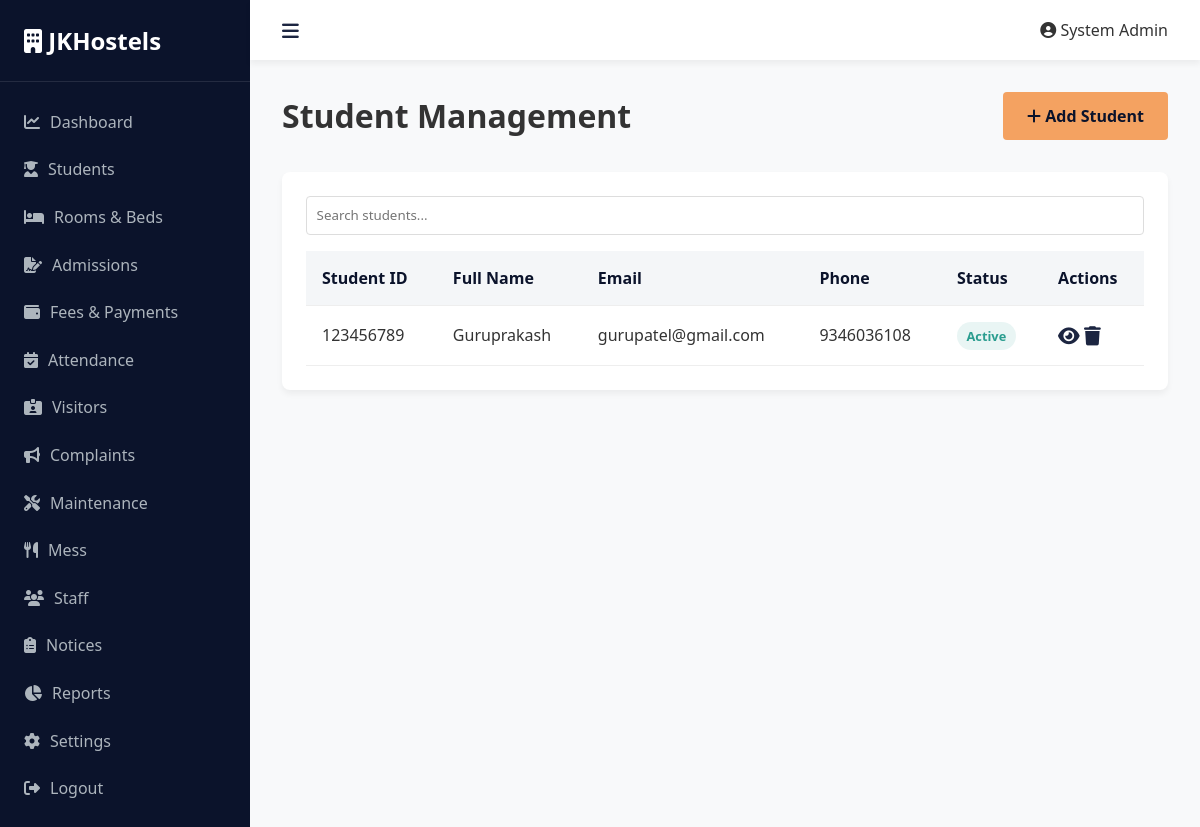
Page /students (signed in) on the earlier database version.
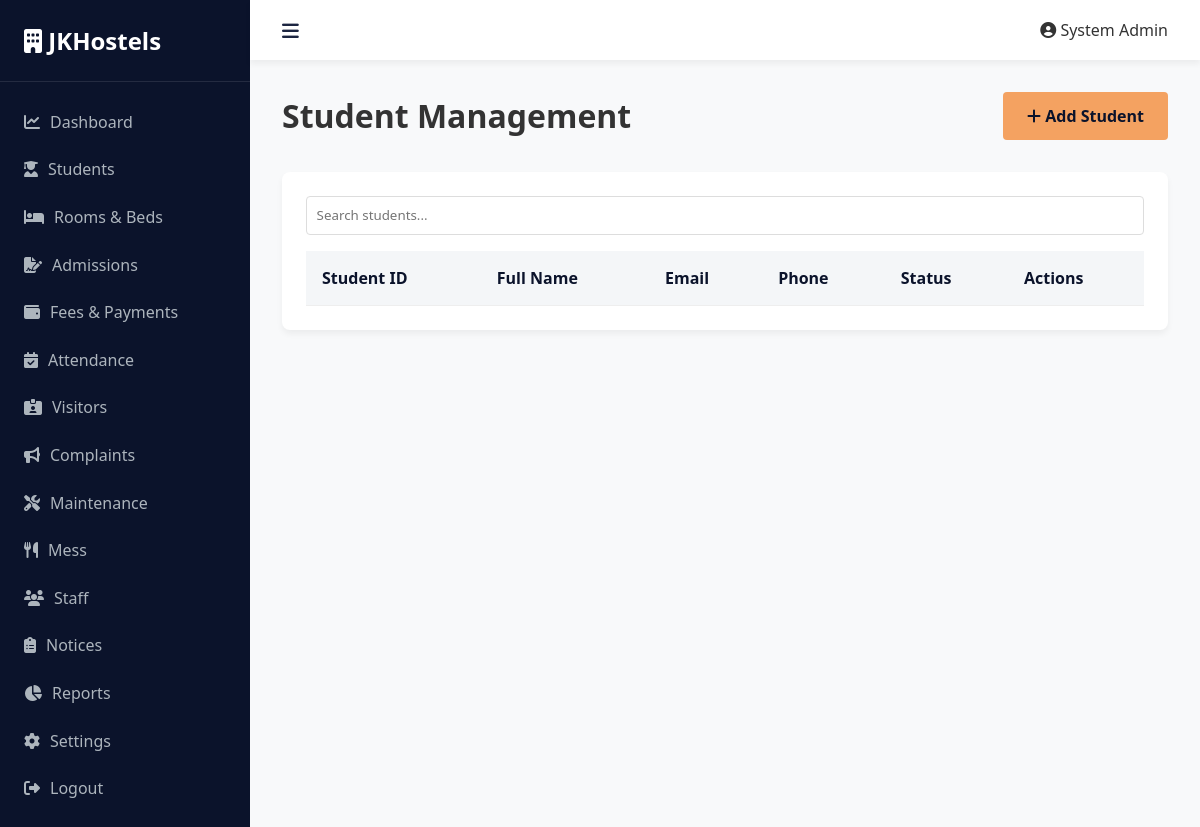
Same page on the later database version.
### models.py (models this page shows, shortened)
class User(UserMixin, db.Model):
    id = db.Column(db.Integer, primary_key=True)
    name = db.Column(db.String(100), nullable=False)
    email = db.Column(db.String(100), unique=True, nullable=False)
    password_hash = db.Column(db.String(256), nullable=False)
    role = db.Column(db.String(50), default='Admin')

class Student(db.Model):
    id = db.Column(db.Integer, primary_key=True)
    student_id = db.Column(db.String(20), unique=True, nullable=False)
    full_name = db.Column(db.String(100), nullable=False)
    phone = db.Column(db.String(20))
    email = db.Column(db.String(100))
    room_id = db.Column(db.Integer, db.ForeignKey('room.id'))
    status = db.Column(db.String(20), default='Active')
    joining_date = db.Column(db.DateTime, default=datetime.utcnow)
    room = db.relationship('Room', backref='students')
    payments = db.relationship('Payment', backref='student', lazy=True)

### app.py (the view)
@app.route('/students')
@login_required
def students():
    students_list = Student.query.all()
    return render_template('students.html', students=students_list)

### app.py (called while the page is built)
@login_manager.user_loader
def load_user(user_id):
    return User.query.get(int(user_id))

### templates/students.html
{% extends "base.html" %}
{% block content %}
<div class="page-header">
    <h1>Student Management</h1>
    <a href="{{ url_for('student_add') }}" class="btn btn-primary"><i class="fas fa-plus"></i> Add Student</a>
</div>
<div class="card">
    <div class="table-controls">
        <input type="text" id="searchInput" placeholder="Search students..." class="form-control">
    </div>
    <table class="data-table" id="dataTable">
        <thead>
            <tr>
                <th>Student ID</th>
                <th>Full Name</th>
                <th>Email</th>
                <th>Phone</th>
                <th>Status</th>
                <th>Actions</th>
            </tr>
        </thead>
        <tbody>
            {% for student in students %}
            <tr>
                <td>{{ student.student_id }}</td>
                <td>{{ student.full_name }}</td>
                <td>{{ student.email }}</td>
                <td>{{ student.phone }}</td>
                <td><span class="badge badge-success">{{ student.status }}</span></td>
                <td>
                    <a href="#" class="btn-icon text-primary"><i class="fas fa-eye"></i></a>
                    <a href="{{ url_for('student_delete', id=student.id) }}" class="btn-icon text-danger" onclick="return confirm('Delete this student?');"><i class="fas fa-trash"></i></a>
                </td>
            </tr>
            {% endfor %}
        </tbody>
    </table>
</div>
{% endblock %}

### templates/base.html (shortened to what this page needs)
<!DOCTYPE html>
<html lang="en">
<head>
    <link rel="stylesheet" href="{{ url_for('static', filename='css/style.css') }}">
    <link rel="stylesheet" href="https://cdnjs.cloudflare.com/ajax/libs/font-awesome/6.4.0/css/all.min.css">
</head>
<body>
    <div class="layout">
        <aside class="sidebar" id="sidebar">
            <div class="sidebar-header">
                <h2><i class="fas fa-building"></i> JKHostels</h2>
            </div>
            <nav class="sidebar-nav">
                <a href="{{ url_for('dashboard') }}"><i class="fas fa-chart-line"></i> Dashboard</a>
                <a href="{{ url_for('students') }}"><i class="fas fa-user-graduate"></i> Students</a>
                <a href="{{ url_for('rooms') }}"><i class="fas fa-bed"></i> Rooms & Beds</a>
                <a href="{{ url_for('admissions') }}"><i class="fas fa-file-signature"></i> Admissions</a>
                <a href="{{ url_for('payments') }}"><i class="fas fa-wallet"></i> Fees & Payments</a>
                <a href="{{ url_for('attendance') }}"><i class="fas fa-calendar-check"></i> Attendance</a>
                <a href="{{ url_for('visitors') }}"><i class="fas fa-id-card-clip"></i> Visitors</a>
                <a href="{{ url_for('complaints') }}"><i class="fas fa-bullhorn"></i> Complaints</a>
                <a href="{{ url_for('maintenance') }}"><i class="fas fa-tools"></i> Maintenance</a>
                <a href="{{ url_for('mess') }}"><i class="fas fa-utensils"></i> Mess</a>
                <a href="{{ url_for('staff') }}"><i class="fas fa-users"></i> Staff</a>
                <a href="{{ url_for('notices') }}"><i class="fas fa-clipboard-list"></i> Notices</a>
                <a href="{{ url_for('reports') }}"><i class="fas fa-chart-pie"></i> Reports</a>
                <a href="{{ url_for('settings') }}"><i class="fas fa-cog"></i> Settings</a>
                <a href="{{ url_for('logout') }}" class="text-danger"><i class="fas fa-sign-out-alt"></i> Logout</a>
            </nav>
        </aside>
        <main class="main-content">
            <header class="topbar">
                <button id="sidebarToggle" class="btn-icon"><i class="fas fa-bars"></i></button>
                <div class="topbar-right">
                    <span><i class="fas fa-user-circle"></i> {{ current_user.name }}</span>
                </div>
            </header>
            <div class="content-container">
                {% block content %}{% endblock %}
            </div>
        </main>
    </div>
</body>
</html>

### static/css/style.css (style rules this page uses)
:root { --navy: #0B132B; --charcoal: #1C2541; --gold: #F4A261; --gray-bg: #F8F9FA; --white: #FFFFFF; --text-main: #333333; --danger: #E63946; --success: #2A9D8F; --shadow: 0 4px 6px rgba(0,0,0,0.05); --radius: 8px; --transition: all 0.3s ease; }
* { margin: 0; padding: 0; box-sizing: border-box; font-family: 'Segoe UI', Tahoma, Geneva, Verdana, sans-serif; }
body { background-color: var(--gray-bg); color: var(--text-main); }
a { text-decoration: none; color: inherit; }
.btn { padding: 0.8rem 1.5rem; border: none; border-radius: 4px; cursor: pointer; font-weight: 600; transition: var(--transition); display: inline-block; text-align: center; }
.btn-primary { background: var(--gold); color: var(--navy); }
.layout { display: flex; min-height: 100vh; }
.sidebar { width: 250px; background: var(--navy); color: var(--white); transition: var(--transition); flex-shrink: 0; }
.sidebar-header { padding: 1.5rem; border-bottom: 1px solid rgba(255,255,255,0.1); white-space: nowrap; }
.sidebar-nav { padding: 1rem 0; display: flex; flex-direction: column; }
.sidebar-nav a { padding: 0.8rem 1.5rem; color: #adb5bd; transition: var(--transition); display: flex; align-items: center; gap: 10px; white-space: nowrap; }
.main-content { flex: 1; display: flex; flex-direction: column; width: calc(100% - 250px); }
.topbar { background: var(--white); height: 60px; display: flex; align-items: center; justify-content: space-between; padding: 0 2rem; box-shadow: var(--shadow); }
.btn-icon { background: none; border: none; font-size: 1.2rem; cursor: pointer; color: var(--charcoal); }
.content-container { padding: 2rem; overflow-y: auto; }
.page-header { display: flex; justify-content: space-between; align-items: center; margin-bottom: 2rem; }
.card { background: var(--white); padding: 1.5rem; border-radius: var(--radius); box-shadow: var(--shadow); margin-bottom: 1.5rem; }
.form-control { width: 100%; padding: 0.6rem; border: 1px solid #ddd; border-radius: 4px; outline: none; }
.data-table { width: 100%; border-collapse: collapse; margin-top: 1rem; }
.data-table th, .data-table td { padding: 1rem; text-align: left; border-bottom: 1px solid #eee; }
.data-table th { background: #f4f6f8; color: var(--navy); font-weight: 600; }

Differences in the rows shown:
removed Student: student_id "123456789", full_name "Guruprakash", email "gurupatel@gmail.com", phone "9346036108", status "Active"
